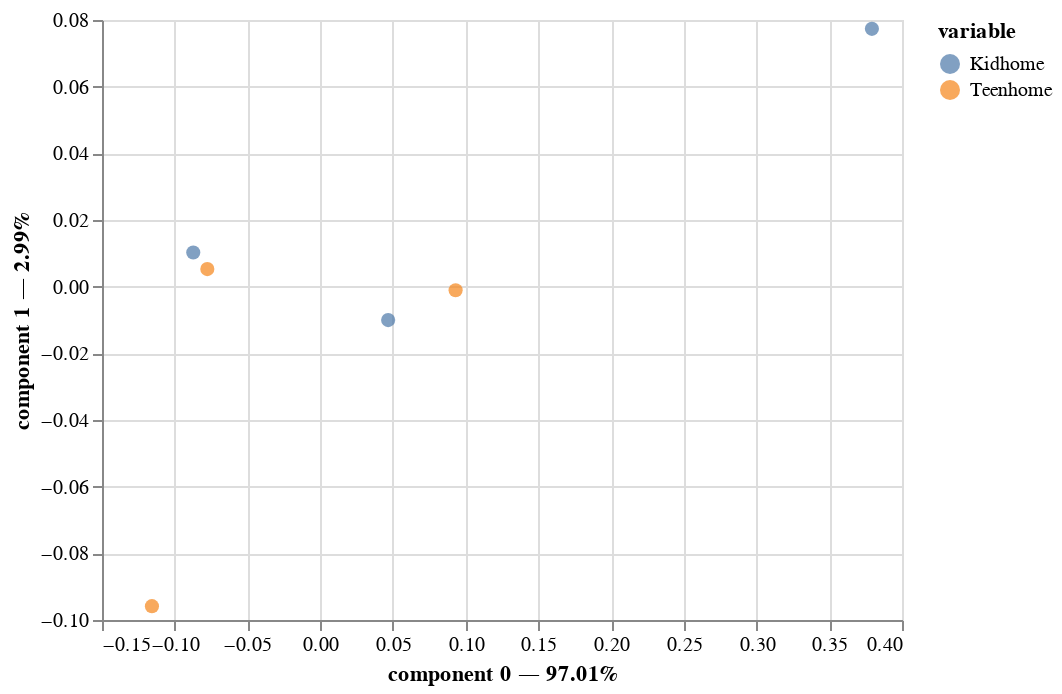

The notebook cell this image was saved under:
### Code cell
ca.plot(table_contingence)

### Figure 1 — Vega-Lite specification as saved in the notebook (floating-point values rounded to 4 significant figures)
{"config": {"view": {"continuousWidth": 400, "continuousHeight": 300}}, "data": {"name": "data-f8bb9c8545237a33144d30f9454282b0"}, "mark": {"type": "circle", "size": 50}, "encoding": {"color": {"field": "variable", "type": "nominal"}, "tooltip": [{"field": "variable", "type": "nominal"}, {"field": "value", "type": "nominal"}, {"field": "component 0", "type": "quantitative"}, {"field": "component 1", "type": "quantitative"}], "x": {"axis": {"title": "component 0 — 97.01%"}, "field": "component 0", "scale": {"zero": false}, "type": "quantitative"}, "y": {"axis": {"title": "component 1 — 2.99%"}, "field": "component 1", "scale": {"zero": false}, "type": "quantitative"}}, "selection": {"selector003": {"type": "interval", "bind": "scales", "encodings": ["x", "y"]}}, "$schema": "https://vega.github.io/schema/vega-lite/v4.17.0.json", "datasets": {"data-f8bb9c8545237a33144d30f9454282b0": [{"component 0": 0.04674, "component 1": -0.01003, "variable": "Kidhome", "value": "0"}, {"component 0": -0.08726, "component 1": 0.01025, "variable": "Kidhome", "value": "1"}, {"component 0": 0.3793, "component 1": 0.07734, "variable": "Kidhome", "value": "2"}, {"component 0": -0.07759, "component 1": 0.005273, "variable": "Teenhome", "value": "0"}, {"component 0": 0.09311, "component 1": -0.001081, "variable": "Teenhome", "value": "1"}, {"component 0": -0.1157, "component 1": -0.09586, "variable": "Teenhome", "value": "2"}]}}
